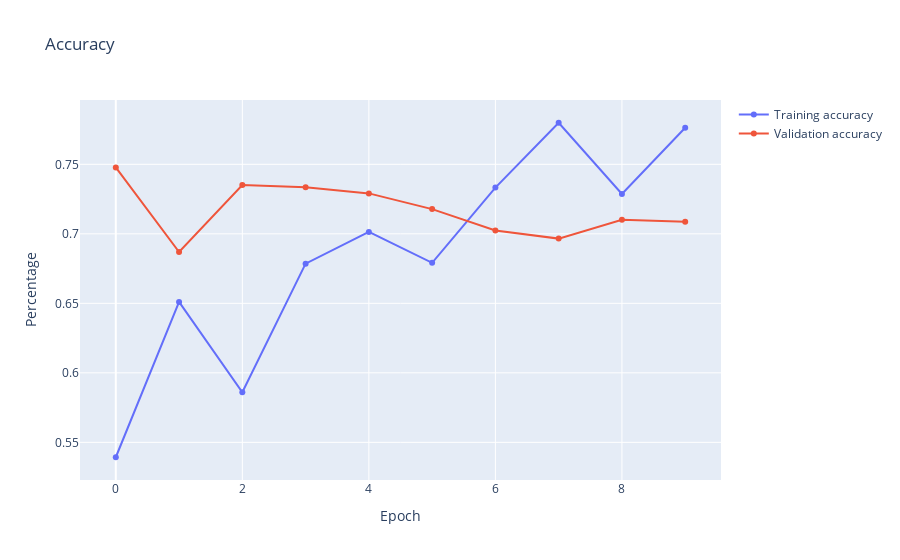

This figure's notebook cell:
### Markdown cell above
## Inspect accuracy and loss

### Code cell
import plotly.graph_objects as go
# plot accuracy
fig = go.Figure()

fig.add_trace(go.Scatter(x=history.epoch,
                         y=history.history['auc'],
                         mode='lines+markers',
                         name='Training accuracy'))
fig.add_trace(go.Scatter(x=history.epoch,
                         y=history.history['val_auc'],
                         mode='lines+markers',
                         name='Validation accuracy'))
fig.update_layout(title='Accuracy',
                  xaxis=dict(title='Epoch'),
                  yaxis=dict(title='Percentage'))
fig.show()

### Figure 1 — Plotly figure (JSON) as saved in the notebook; plotly's stock layout.template omitted (floating-point values rounded to 4 significant figures)
{"data": [{"mode": "lines+markers", "name": "Training accuracy", "type": "scatter", "x": [0, 1, 2, 3, 4, 5, 6, 7, 8, 9], "y": [0.5393, 0.651, 0.586, 0.6786, 0.7014, 0.6792, 0.7332, 0.7799, 0.7287, 0.7763]}, {"mode": "lines+markers", "name": "Validation accuracy", "type": "scatter", "x": [0, 1, 2, 3, 4, 5, 6, 7, 8, 9], "y": [0.7478, 0.6869, 0.7352, 0.7335, 0.7291, 0.7178, 0.7024, 0.6966, 0.71, 0.7087]}], "layout": {"title": {"text": "Accuracy"}, "xaxis": {"title": {"text": "Epoch"}}, "yaxis": {"title": {"text": "Percentage"}}}}
